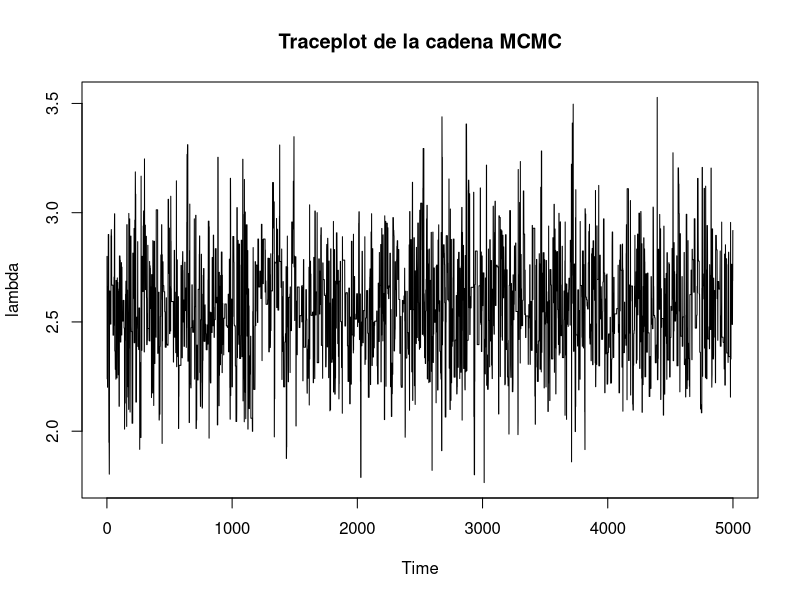
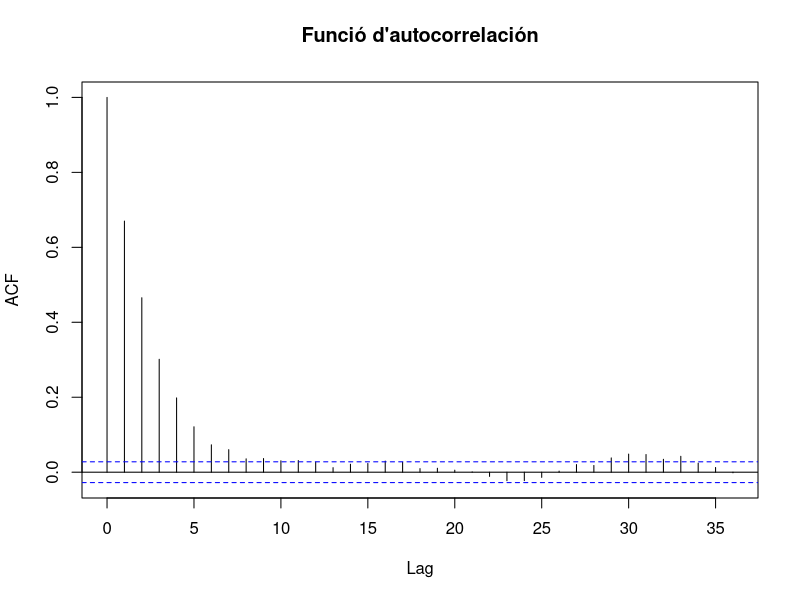
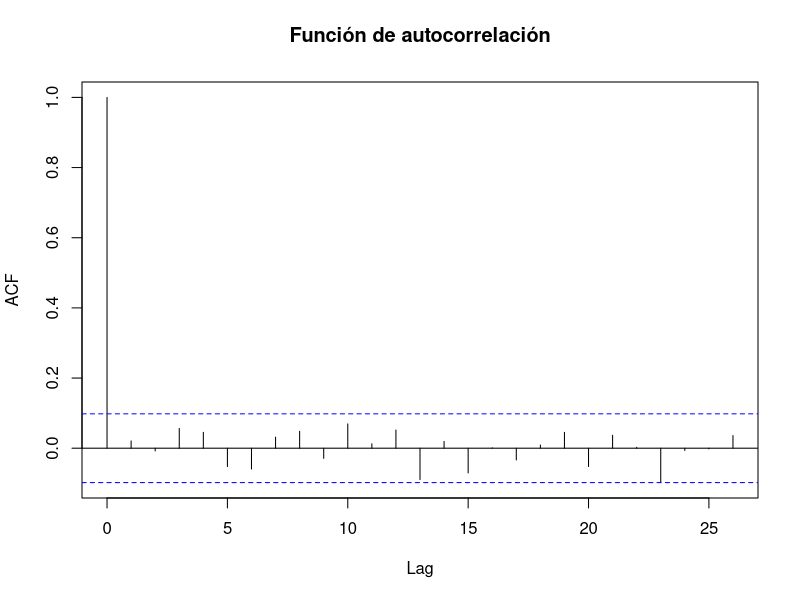
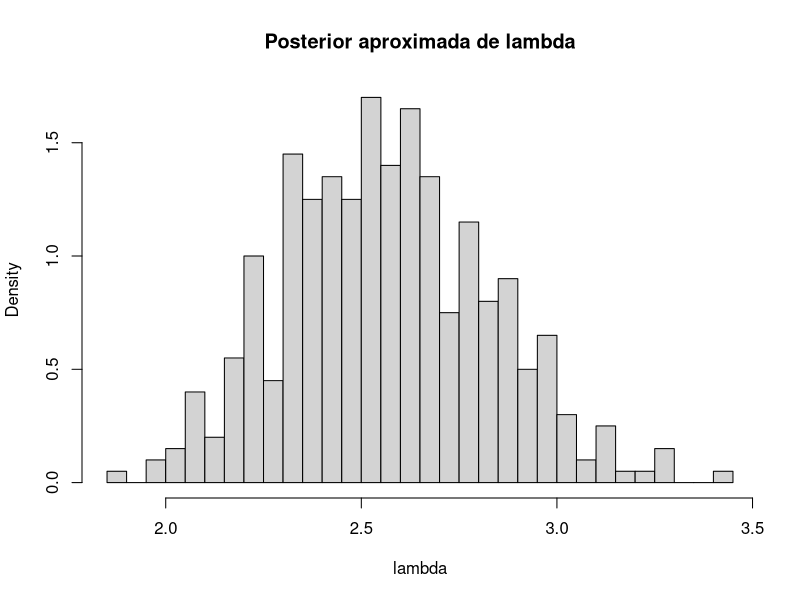
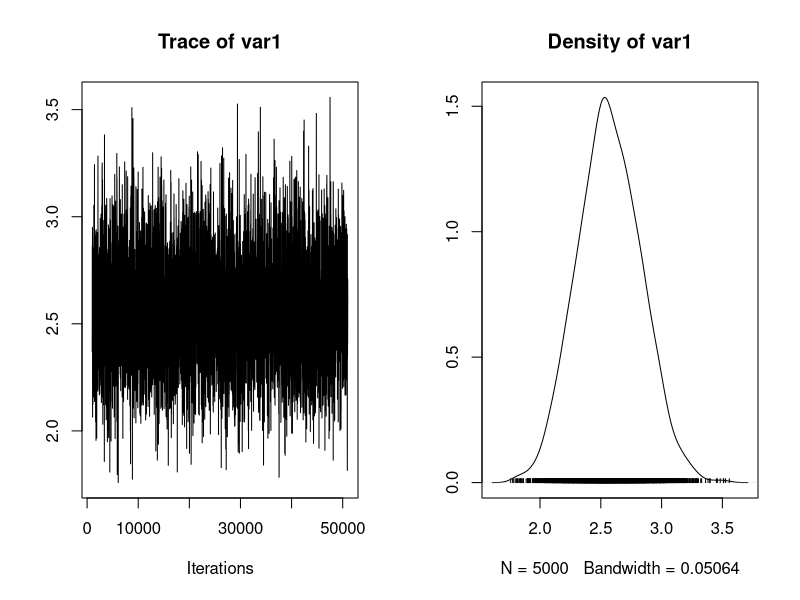
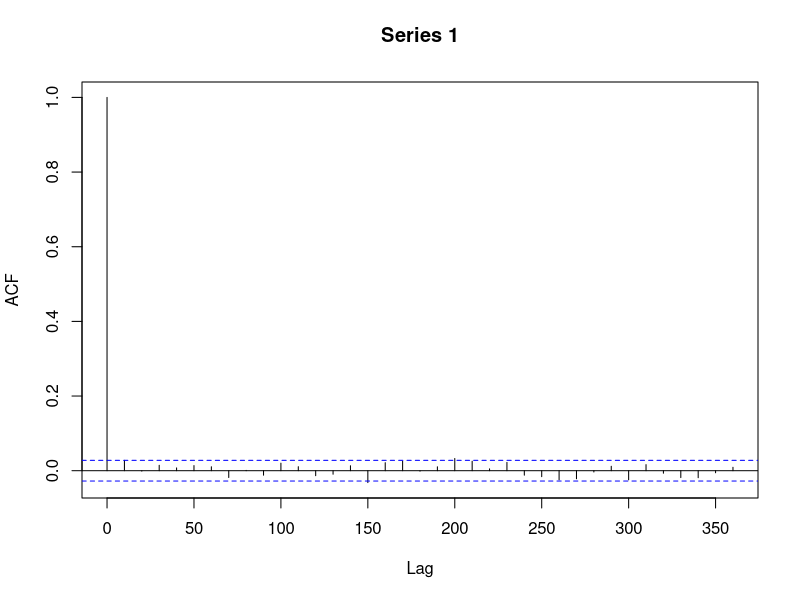
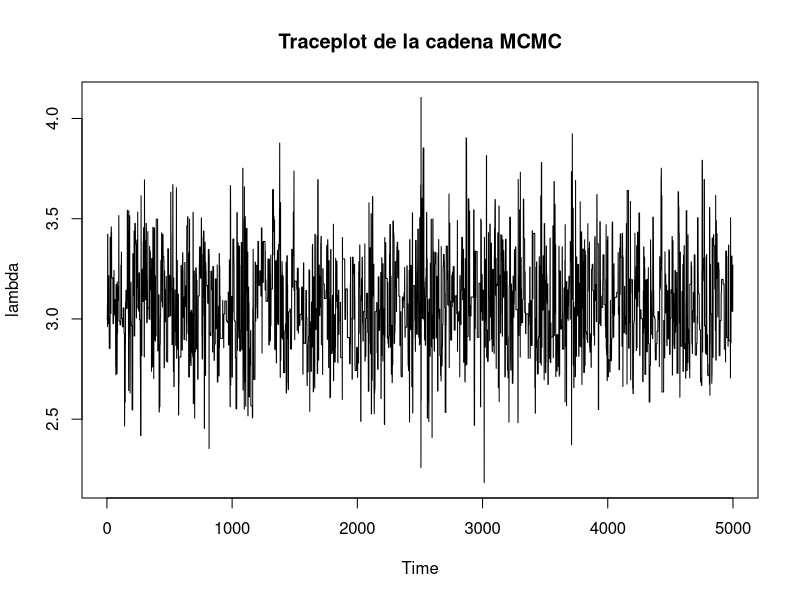
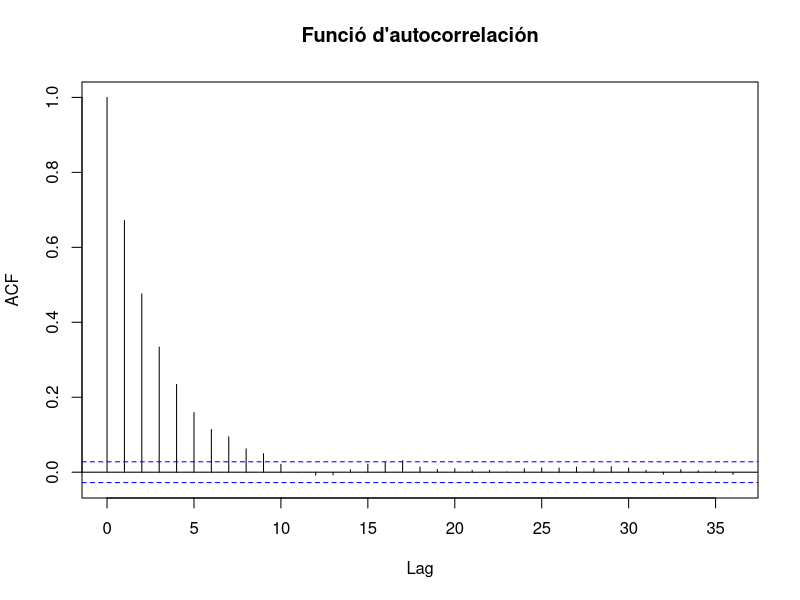

Write the R code that produced these figures, in order.
# Posterior no normalizada
posterior <- function(lambda){
  if(lambda <= 0) return(0)
  # likelihood
  lik <- prod(dpois(x, lambda))
  # prior Weibull
  prior <- dweibull(lambda, shape = 3.6, scale = 2)
  # posterior no normalizada
  lik * prior
}
posterior <- function(lambda){
  if(lambda <= 0) return(0)
  # likelihood simplificada
  likelihood <- exp(-25 * lambda) * lambda^70
  # prior Weibull
  prior <- dweibull(lambda, shape = 3.6, scale = 2)
  # posterior no normalizada
  likelihood * prior
}

set.seed(123)
N <- 5000
lambda <- numeric(N)
lambda[1] <- 2.8 # punt inicial
sigma <- 1
for(i in 2:N){
  candidate <- lambda[i-1] + rnorm(1, 0, sigma)
  alpha <- min(1, posterior(candidate) / posterior(lambda[i-1]))
  if(runif(1) < alpha){
    lambda[i] <- candidate
  } else {
    lambda[i] <- lambda[i-1]
  }
}

ts.plot(lambda, ylab="lambda", main="Traceplot de la cadena MCMC")
acf(lambda, main="Funció d'autocorrelación")

burnin <- 1000
lambda_burn <- lambda[(burnin+1):N]
lambda_thin <- lambda_burn[seq(1, length(lambda_burn), by = 10)]
acf(lambda_thin, main="Función de autocorrelación")

hist(lambda_thin, probability = TRUE, breaks = 30,
     main = "Posterior aproximada de lambda",
     xlab = "lambda")
mean(lambda_thin)
sd(lambda_thin)
quantile(lambda_thin, c(0.025, 0.5, 0.975))

library(MCMCpack)

post <- MCMCmetrop1R(
  fun = posterior,
  theta.init = 2.8,
  mcmc = 50000,
  burnin = 1000,
  thin = 10,
  V = matrix(1),
  logfun = FALSE
)

summary(post)

plot(post)
acf(post)

############################################################################################################################################
############################################################################################################################################
############################################################################################################################################

x <- c(3,4,2,5,3,4,3,2,6,3,4,3,5,2,3,4,3,5,4,3,2,3,4,5,3,4,2,3,4,5)

posterior <- function(lambda){
  if(lambda <= 0) return(0)
  # likelihood simplificada
  likelihood <- exp(-30 * lambda) * lambda^106
  # prior Weibull
  prior <- dweibull(lambda, shape = 3.6, scale = 2)
  # posterior no normalizada
  likelihood * prior
}

set.seed(123)
lambda <- x
sigma <- 1
for(i in 2:N){
  candidate <- lambda[i-1] + rnorm(1, 0, sigma)
  alpha <- min(1, posterior(candidate) / posterior(lambda[i-1]))
  if(runif(1) < alpha){
    lambda[i] <- candidate
  } else {
    lambda[i] <- lambda[i-1]
  }
}

ts.plot(lambda, ylab="lambda", main="Traceplot de la cadena MCMC")
acf(lambda, main="Funció d'autocorrelación")

burnin <- 1000
lambda_burn <- lambda[(burnin+1):N]
lambda_thin <- lambda_burn[seq(1, length(lambda_burn), by = 10)]
acf(lambda_thin, main="Función de autocorrelación")

hist(lambda_thin, probability = TRUE, breaks = 30,
     main = "Posterior aproximada de lambda",
     xlab = "lambda")
mean(lambda_thin)
sd(lambda_thin)
quantile(lambda_thin, c(0.025, 0.5, 0.975))

notas_dab=c(10,9)
